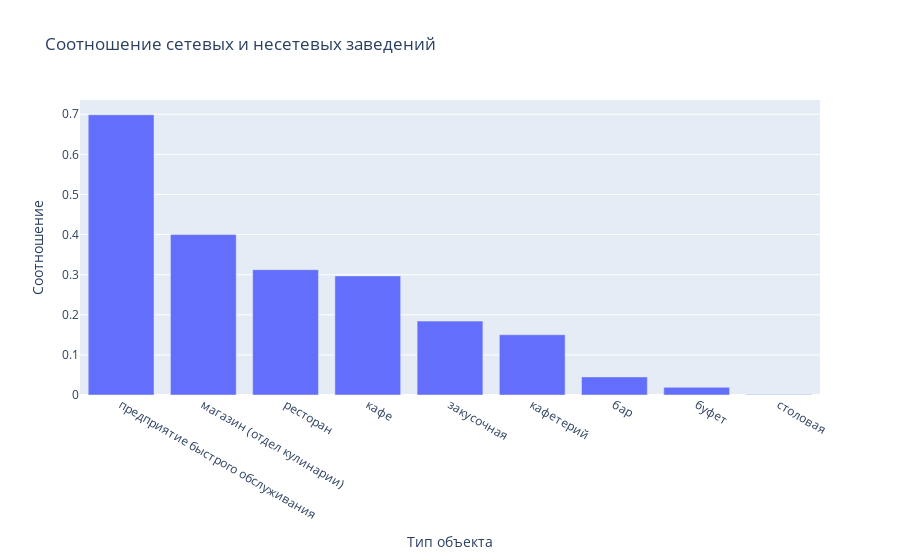

Notebook code cell kept with this figure:
### Markdown cell above
#### Вывод
На графике можно заметить, что сетевых заведений значительно меньше, а столовые, буфеты и бары в основном вообще не имеют сетевых заведений. Кафе, рестораны и предприятия быстрого обслуживания имеют больше всего сетей заведений. Стоит посмотреть на относительные величины.

### Code cell
# Посчитаем отношение несетевых к сетевым заведениям
chain_ratio = chain_cnt.pivot_table(index='Тип объекта', columns='Сеть', values='Количество').reset_index()
chain_ratio['Соотношение'] = chain_ratio['да'] / chain_ratio['нет']
chain_ratio = chain_ratio.sort_values(by='Соотношение', ascending=False)
fig = px.bar(chain_ratio, x="Тип объекта", y="Соотношение",
             title="Соотношение сетевых и несетевых заведений")
fig.show();

### Figure 1 — Plotly figure (JSON) as saved in the notebook; plotly's stock layout.template omitted (floating-point values rounded to 4 significant figures)
{"data": [{"alignmentgroup": "True", "hovertemplate": "Тип объекта=%{x}<br>Соотношение=%{y}<extra></extra>", "legendgroup": "", "marker": {"color": "#636efa", "pattern": {"shape": ""}}, "name": "", "offsetgroup": "", "orientation": "v", "showlegend": false, "textposition": "auto", "type": "bar", "x": ["предприятие быстрого обслуживания", "магазин (отдел кулинарии)", "ресторан", "кафе", "закусочная", "кафетерий", "бар", "буфет", "столовая"], "xaxis": "x", "y": [0.6988, 0.4, 0.3125, 0.2968, 0.1842, 0.1503, 0.04518, 0.01916, 0.001161], "yaxis": "y"}], "layout": {"barmode": "relative", "legend": {"tracegroupgap": 0}, "title": {"text": "Соотношение сетевых и несетевых заведений"}, "xaxis": {"anchor": "y", "domain": [0, 1], "title": {"text": "Тип объекта"}}, "yaxis": {"anchor": "x", "domain": [0, 1], "title": {"text": "Соотношение"}}}}
